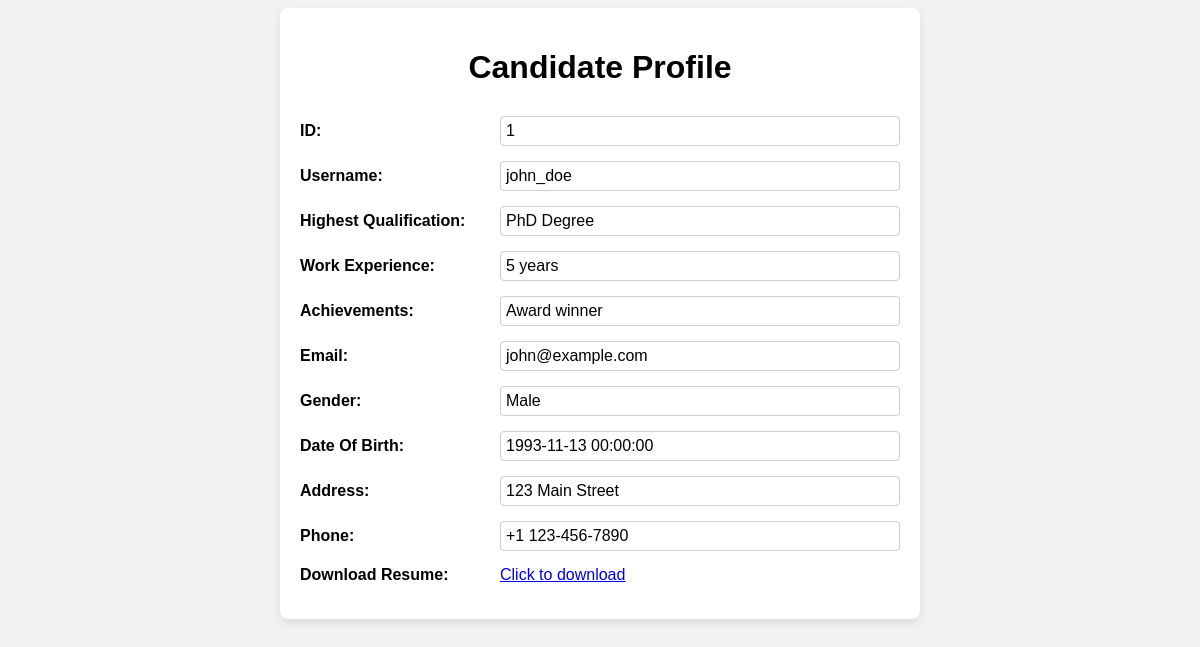
Page /studentProfile?id=1 on the committed database.
### Models/Student.py (models this page shows, shortened)
class Student(db.Model):
    __tablename__ = 'student'
    id = db.Column(db.Integer, primary_key=True)
    username = db.Column(db.Integer, nullable=True)
    highestQualification = db.Column(db.Integer,nullable=True)
    work_experience = db.Column(db.Integer, nullable=True)
    achivements = db.Column(db.String(150), nullable=True)
    email = db.Column(db.String(15),nullable=True)
    gender = db.Column(db.String(10), nullable=True)
    age = db.Column(db.DateTime,nullable=True)
    address = db.Column(db.String(50), nullable=True)
    phone = db.Column(db.String(15), nullable=True)
    resume = db.Column(db.LargeBinary)
    status = db.Column(db.String(15), nullable=True)
    selectedJobs = db.relationship('JobPosting',secondary = 'stu_jobs')
    @classmethod
    def get_user_by_id(cls, id_):
        return cls.query.filter_by(id=id_).first()

### app.py (the view)
@app.route('/studentProfile')
def student_profile():
    studentId = request.args.get('id')
    student = Student.get_user_by_id(studentId)
    return render_template('studentProfile.html',student=student)

### templates/studentProfile.html (shortened to what this page needs)
<!DOCTYPE html>
<html lang="en">
<head>
</head>
<body>
    <div class="profile-container">
        <h1>Candidate Profile</h1>
        <div class="profile-field">
            <label>ID:</label>
            <span> {{ student.id }}</span>
        </div>
        <div class="profile-field">
            <label>Username:</label>
            <span> {{ student.username }}</span>
        </div>
        <div class="profile-field">
            <label>Highest Qualification:</label>
            <span> {{ student.highestQualification }} Degree</span>
        </div>
        <div class="profile-field">
            <label>Work Experience:</label>
            <span> {{ student.work_experience }}</span>
        </div>
        <div class="profile-field">
            <label>Achievements:</label>
            <span> {{ student.achivements }} </span>
        </div>
        <div class="profile-field">
            <label>Email:</label>
            <span> {{ student.email }}</span>
        </div>
        <div class="profile-field">
            <label>Gender:</label>
            <span> {{ student.gender }}</span>
        </div>
        <div class="profile-field">
            <label>Date Of Birth:</label>
            <span> {{ student.age }}</span>
        </div>
        <div class="profile-field">
            <label>Address:</label>
            <span> {{ student.address }}</span>
        </div>
        <div class="profile-field">
            <label>Phone:</label>
            <span>+1 {{ student.phone }}</span>
        </div>
        <div class="profile-field">
            <label>Download Resume:</label>
            <a href="{{ url_for('download_resume', id=student.id) }}"> Click to download </a>
        </div>
    </div>
</body>
</html>

### templates/studentProfile.html (style rules this page uses)
body { font-family: Arial, sans-serif; background-color: #f2f2f2; }
.profile-container { max-width: 600px; margin: 0 auto; padding: 20px; background-color: #fff; border-radius: 8px; box-shadow: 0 4px 8px rgba(0, 0, 0, 0.1); }
h1 { text-align: center; margin-bottom: 30px; }
.profile-field { display: flex; align-items: center; margin-bottom: 15px; }
.profile-field label { width: 200px; font-weight: bold; }
.profile-field span { flex-grow: 1; }
.profile-field span, .profile-field img { padding: 5px; border: 1px solid #ccc; border-radius: 4px; }

### rows in the picture
Student: id "1", username "john_doe", highestQualification "PhD", work_experience "5 years", achivements "Award winner", email "john@example.com", gender "Male", age "1993-11-13 00:00:00", address "123 Main Street", phone "123-456-7890"
